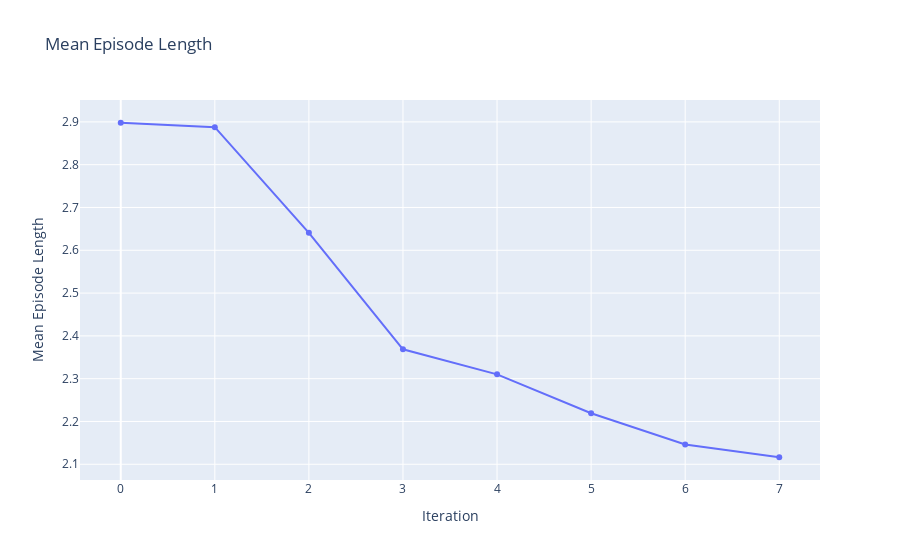

Source (notebook cell):
### Code cell
fig = go.Figure()
fig.add_trace(go.Scatter(x=np.arange(len(log_sequential["mean_episode_length"])), y=log_sequential["mean_episode_length"], name="Mean Episode Length"))
fig.update_layout(title="Mean Episode Length", xaxis_title="Iteration", yaxis_title="Mean Episode Length")
fig.show()

### Figure 1 — Plotly figure (JSON) as saved in the notebook; plotly's stock layout.template omitted (floating-point values rounded to 4 significant figures)
{"data": [{"name": "Mean Episode Length", "type": "scatter", "x": [0, 1, 2, 3, 4, 5, 6, 7], "y": [2.898, 2.888, 2.641, 2.369, 2.31, 2.219, 2.146, 2.116]}], "layout": {"title": {"text": "Mean Episode Length"}, "xaxis": {"title": {"text": "Iteration"}}, "yaxis": {"title": {"text": "Mean Episode Length"}}}}
